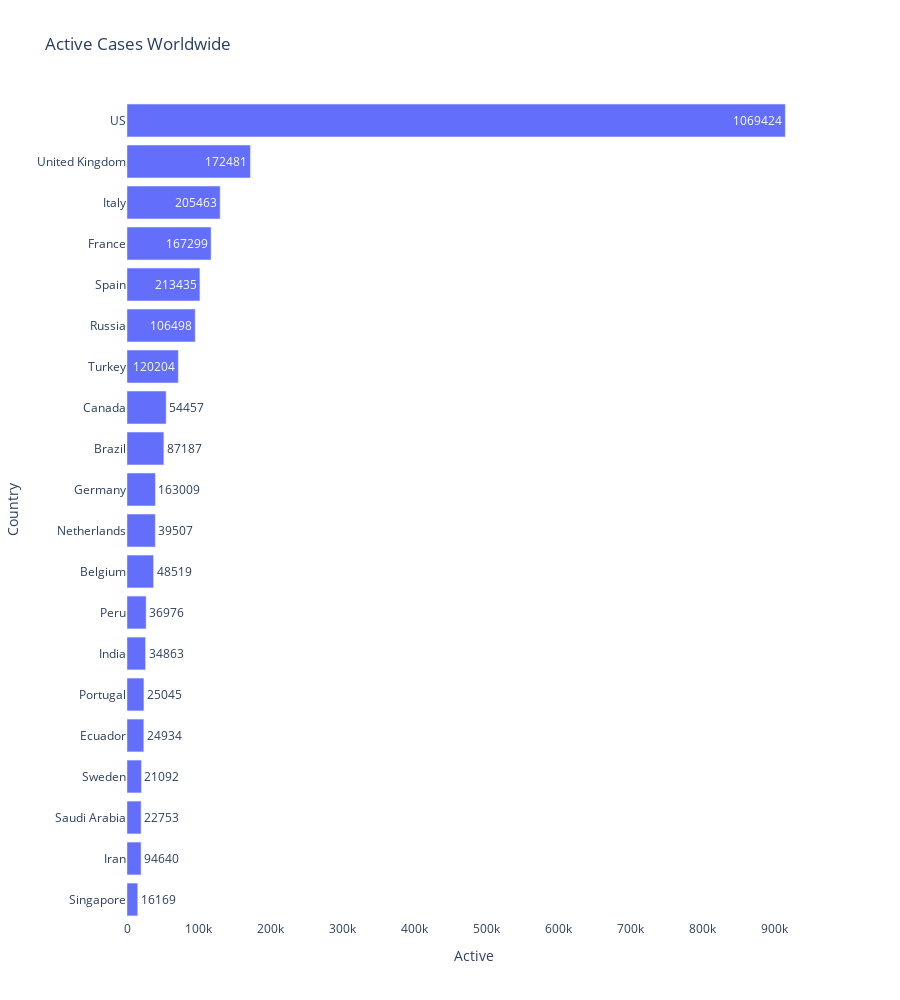

Write notebook code for a chart like this one.
### Code cell
fig = px.bar(country_grouped.sort_values('Active', ascending=False)[:20][::-1], 
             x='Active', y='Country',
             title='Active Cases Worldwide', text='Confirmed', height=1000, orientation='h')

fig.update_layout({
'plot_bgcolor': 'rgba(0, 0, 0, 0)',
'paper_bgcolor': 'rgba(0, 0, 0, 0)',
})


fig.show()

### Figure 1 — Plotly figure (JSON) as saved in the notebook; plotly's stock layout.template omitted (floating-point values rounded to 4 significant figures)
{"data": [{"alignmentgroup": "True", "hoverlabel": {"namelength": 0}, "hovertemplate": "Active=%{x}<br>Country=%{y}<br>Confirmed=%{text}", "legendgroup": "", "marker": {"color": "#636efa"}, "name": "", "offsetgroup": "", "orientation": "h", "showlegend": false, "text": [16169, 94640, 22753, 21092, 24934, 25045, 34863, 36976, 48519, 39507, 163009, 87187, 54457, 120204, 106498, 213435, 167299, 205463, 172481, 1069424], "textposition": "auto", "type": "bar", "x": [14925, 19537, 19590, 20087, 23376, 23526, 25795, 26571, 36943, 39382, 39509, 51252, 54457, 71318, 94879, 101385, 116919, 129518, 171622, 915477], "xaxis": "x", "y": ["Singapore", "Iran", "Saudi Arabia", "Sweden", "Ecuador", "Portugal", "India", "Peru", "Belgium", "Netherlands", "Germany", "Brazil", "Canada", "Turkey", "Russia", "Spain", "France", "Italy", "United Kingdom", "US"], "yaxis": "y"}], "layout": {"barmode": "relative", "height": 1000, "legend": {"tracegroupgap": 0}, "paper_bgcolor": "rgba(0, 0, 0, 0)", "plot_bgcolor": "rgba(0, 0, 0, 0)", "title": {"text": "Active Cases Worldwide"}, "xaxis": {"anchor": "y", "domain": [0, 1], "title": {"text": "Active"}}, "yaxis": {"anchor": "x", "domain": [0, 1], "title": {"text": "Country"}}}}
